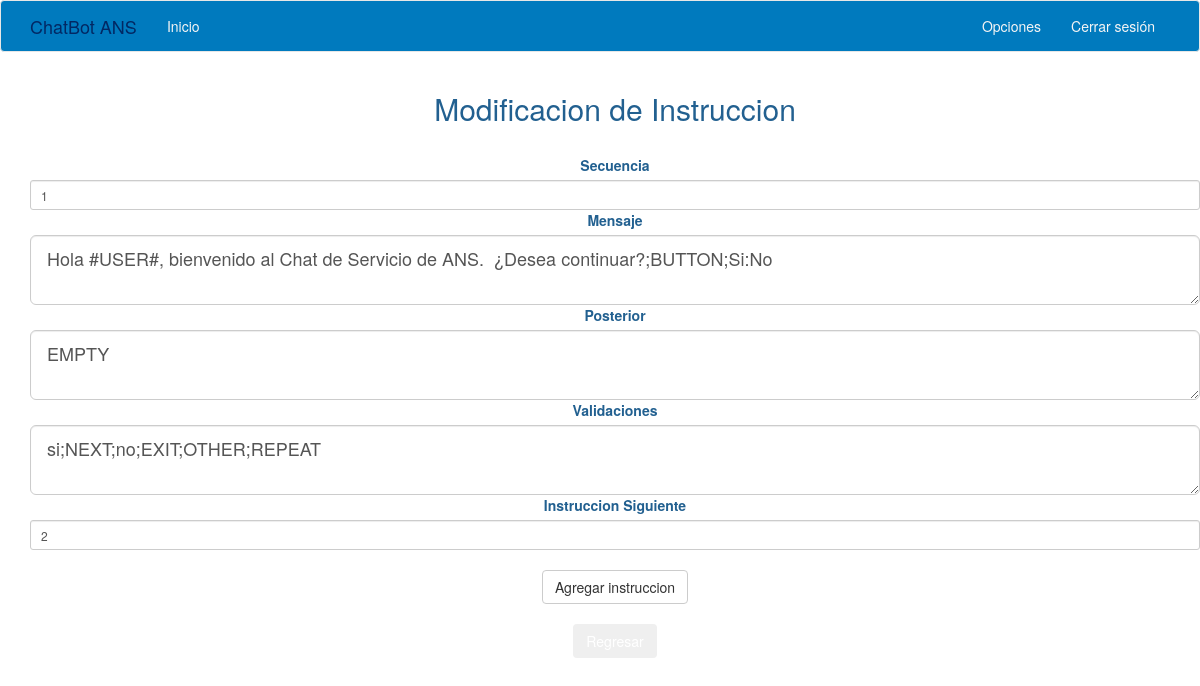
/main/instruction/1/1 (signed in), run on the app's committed database.
### app/models.py (models this page shows, shortened)
class Botdetail(db.Model):
    id = db.Column(db.Integer, primary_key=True)
    bot_id = db.Column(db.Integer, db.ForeignKey('bot.id'), index=True)
    order = db.Column(db.Integer, index=True)
    action = db.Column(db.String(250))
    mesg = db.Column(db.String(250))
    post = db.Column(db.String(250))
    vali = db.Column(db.String(250))
    next = db.Column(db.Integer)
    chats = db.relationship('Chat', backref='botdetail', lazy='dynamic')

### app/main/routes.py (the view)
@bp.route('/instruction/<botname>/<detail>', methods=['GET', 'POST'])
@login_required
def instruction(botname, detail):
    user = User.query.filter_by(username=current_user.username).first()
    if user.userlevel == 1:
        botdetail = Botdetail.query.get(detail)
        form = BotdetailForm()
        if form.validate_on_submit():
            botdetail.order = form.sequence.data
            botdetail.mesg = form.mesg.data
            botdetail.post = form.post.data
            botdetail.vali = form.vali.data
            botdetail.next = form.next.data
            db.session.commit()
            flash('Sus cambios se han guardado.')
            return redirect(url_for('main.instruction', botname=botname, detail=detail))
        elif request.method == 'GET':
            form.sequence.data = botdetail.order
            form.mesg.data = botdetail.mesg
            form.post.data = botdetail.post
            form.vali.data = botdetail.vali
            form.next.data = botdetail.next
        return render_template('detail.html', title='Mantenimiento de instruccion', botdetail=botdetail, form=form, botname=botname)
    return redirect(url_for('main.index'))

### app/main/forms.py
class BotdetailForm(FlaskForm):
	sequence = IntegerField('Secuencia', validators=[DataRequired()], render_kw={'class': 'form-control input-sm'})
	mesg = TextAreaField('Mensaje', validators=[DataRequired()], render_kw={'class': 'form-control input-lg'})
	post = TextAreaField('Posterior', validators=[DataRequired()], render_kw={'class': 'form-control input-lg'})
	vali = TextAreaField('Validaciones', render_kw={'class': 'form-control input-lg'})
	next = IntegerField('Instruccion Siguiente', render_kw={'class': 'form-control input-sm'})
	submit = SubmitField('Agregar instruccion', render_kw={'class': 'btn btn-default'})

### app/models.py (called while the page is built)
@login.user_loader
def load_user(id):
	return User.query.get(int(id))

### app/main/templates/detail.html (shortened to what this page needs)
{% extends "base.html" %}
{% import 'bootstrap/wtf.html' as wtf %}
{% block app_content %}
<div class="container">
	<h2> Modificacion de Instruccion</h2>
    <br>
	<div class="row">
		<form class="form-horizontal" action="" method="post">
			{{ form.sequence.label }}
			{{ form.sequence(size=2) }}
			{{ form.mesg.label }}
			{{ form.mesg(size=500) }}
			{{ form.post.label }}
			{{ form.post(size=500) }}
			{{ form.vali.label }}
			{{ form.vali(size=500) }}
			{{ form.next.label }}
			{{ form.next(size=2) }}
			<br>
			{{ form.submit() }}
		</form>
	</div>
    <br>
	<a href="{{ url_for('main.bot', botname=botname) }}"><button type="button" class="btn btn-md">Regresar</button></a>
	{% endblock %}

### app/static/css/chatNv20.css (style rules this page uses)
a, a:focus, a:hover { color: #fff; }
html, body { height: 100%; background-color: #fff; }
body { color: #226090; text-align: center; }

### data on the page
Botdetail: mesg "Hola #USER#, bienvenido al Chat de Servicio de ANS. ¿Desea continuar?;BUTTON;Si:No", post "EMPTY", vali "si;NEXT;no;EXIT;OTHER;REPEAT", next "2"
